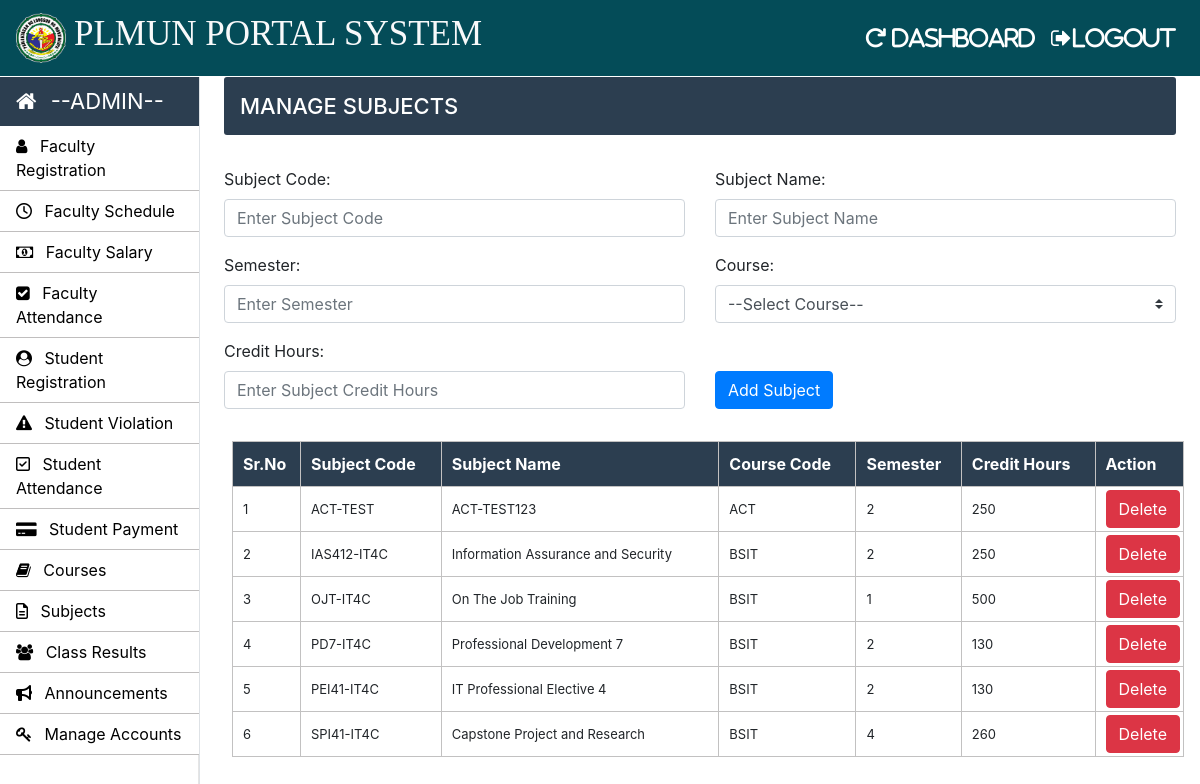
/Admin/subjects.php (signed in), run on the app's committed database.
### tables this page shows
CREATE TABLE `course_subjects` (
  `subject_code` varchar(20) NOT NULL,
  `subject_name` varchar(50) NOT NULL,
  `course_code` varchar(10) NOT NULL,
  `semester` int(10) NOT NULL,
  `credit_hours` int(5) NOT NULL
);

### Admin/subjects.php (the view, shortened to what this page needs)
<?php
		require_once "../connection/connection.php";
	?>
<!doctype html>
<html lang="en">
	<head>
	</head>
	<body>
		<?php include('../common/admin-header.php') ?>
		<?php include('../common/admin-sidebar.php') ?>
		<main role="main" class="col-xl-10 col-lg-9 col-md-8 ml-sm-auto px-md-4 mb-2 w-100">
			<div class="sub-main">
				<div class="bar-margin text-center d-flex flex-wrap flex-md-nowrap pt-3 pb-2 mb-3 text-white admin-dashboard pl-3">
					<h4>MANAGE SUBJECTS</h4>
				</div>
				<div class="row">
					<div class="col-md-12">
						<form action="subjects.php" method="post">
							<div class="row mt-3">
								<div class="col-md-6">
									<div class="form-group">
										<label for="exampleInputEmail1">Subject Code: </label>
										<input type="text" name="subject_code" class="form-control" required placeholder="Enter Subject Code" required>
									</div>
								</div>
								<div class="col-md-6">
									<div class="form-group">
										<label for="exampleInputPassword1">Subject Name:</label>
										<input type="text" name="subject_name" class="form-control" required placeholder="Enter Subject Name" required>
									</div>
								</div>
							</div>
							<div class="row">
								<div class="col-md-6">
									<div class="form-group">
										<label for="exampleInputPassword1">Semester:</label>
										<input type="text" name="semester" class="form-control" required placeholder="Enter Semester" required>
									</div>
								</div>
								<div class="col-md-6">
									<div class="form-group">
										<label for="exampleInputEmail1">Course:</label>
										<select class="browser-default custom-select" name="course_code">
											<option selected disabled hidden>--Select Course--</option>
										</select>
									</div>
								</div>
							</div>
							<div class="row">
								<div class="col-md-6">
									<div class="form-group">
										<label for="exampleInputPassword1">Credit Hours:</label>
										<input type="number" name="credit_hours" class="form-control"  placeholder="Enter Subject Credit Hours" required>
									</div>
								</div>
								<div class="col-md-6 mt-4">
									<div class="form-group pt-2">
										<input type="submit" name="sub" value="Add Subject" class="btn btn-primary">
									</div>
								</div>
							</div>
						</form>
					</div>
				</div>
				<div class="row">
					<div class="col-md-12 ml-2">
						<section class="mt-3">
							<table class="w-100 table-elements table-three-tr" cellpadding="3">
								<tr class="table-tr-head table-three text-white">
									<th>Sr.No</th>
									<th>Subject Code</th>
									<th>Subject Name</th>
									<th>Course Code</th>
									<th>Semester</th>
									<th>Credit Hours</th>
									<th>Action</th>
								</tr>
								<?php
									$sr=1;
									$query="select subject_code,subject_name,course_code,semester,credit_hours from course_subjects";
									$run=mysqli_query($con,$query);
									while($row=mysqli_fetch_array($run)) {
									echo	"<tr>";
									echo	"<td>".$sr++."</td>";
									echo	"<td>".$row['subject_code']."</td>";
									echo	"<td>".$row['subject_name']."</td>";
									echo	"<td>".$row['course_code']."</td>";
									echo	"<td>".$row['semester']."</td>";
									echo	"<td>".$row['credit_hours']."</td>";
									echo	"<td width='20'><a class='btn btn-danger' href=delete-function.php?subject_code=".$row['subject_code'].">Delete</a></td>";
									echo	"</tr>";
									}
								?>
							</table>
						</section>
					</div>
				</div>
			</div>
		</main>
	</body>
</html>

### Css/style.css (style rules this page uses)
h4 { font-size: 22px; }
.admin-dashboard { margin-top: 1px !important; background: #2c3e50 !important; border-radius: 3px; }
.table-elements tr, td, th { font-size: 13px; border: 1px solid rgb(194, 193, 193); padding-left: 10px !important; }
.table-three { background: #2c3e50 !important; }
.table-tr-head { height: 45px !important; padding: 10px !important; margin-top: 5px !important; }
.table-font-for-transcript td, th { font-size: 16px !important; }

### data on the page
course_subjects: subject_code "ACT-TEST", subject_name "ACT-TEST123", course_code "ACT", semester "2", credit_hours "250"
course_subjects: subject_code "IAS412-IT4C", subject_name "Information Assurance and Security", course_code "BSIT", semester "2", credit_hours "250"
course_subjects: subject_code "OJT-IT4C", subject_name "On The Job Training", course_code "BSIT", semester "1", credit_hours "500"
course_subjects: subject_code "PD7-IT4C", subject_name "Professional Development 7", course_code "BSIT", semester "2", credit_hours "130"
course_subjects: subject_code "PEI41-IT4C", subject_name "IT Professional Elective 4", course_code "BSIT", semester "2", credit_hours "130"
course_subjects: subject_code "SPI41-IT4C", subject_name "Capstone Project and Research", course_code "BSIT", semester "4", credit_hours "260"
